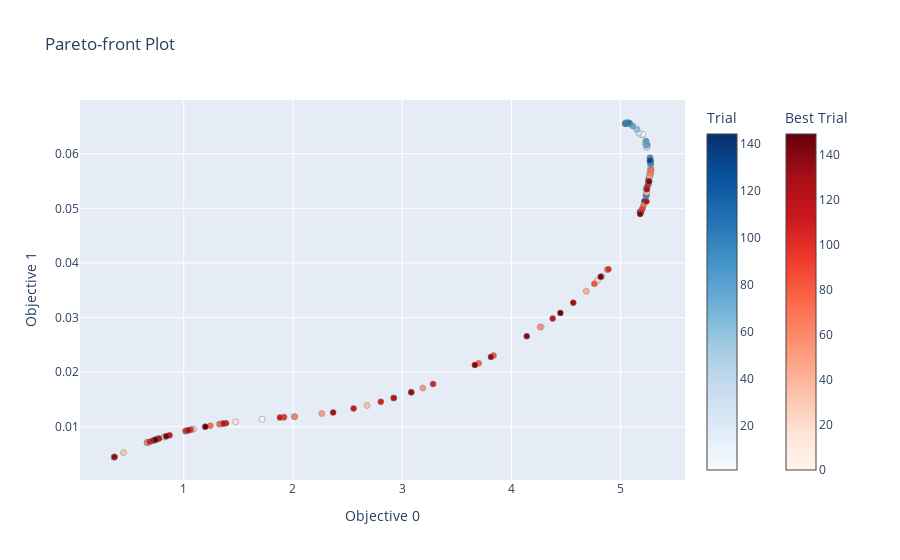

Write notebook code for a chart like this one.
### Code cell
fig = plot_pareto_front(study)
fig.show()
